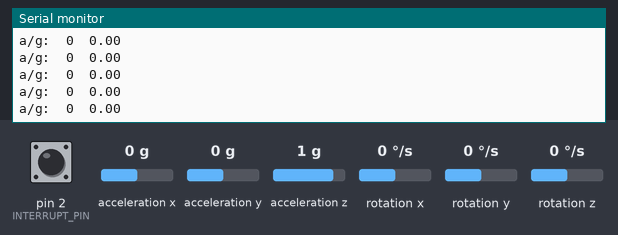
A sketch run on a simulated Arduino Uno, built with avr-gcc and run on an emulated ATmega328P. Parts: the last lines printed to the serial monitor. Inputs (shaded band) come from the test bench; at power-on: acceleration x 0 g, pin 2 (INTERRUPT_PIN) LOW, acceleration y 0 g, acceleration z 1 g, rotation x 0 °/s, rotation y 0 °/s, rotation z 0 °/s. The sensor or clock chip raises its interrupt line as the real part does.

Above: at 1.7 s.
1.8 s: acceleration x set to 0.8 g
At 2.3 s:
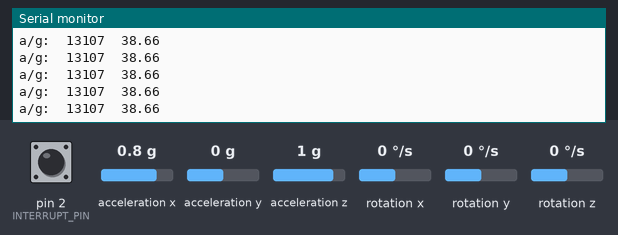
4.8 s: acceleration x set to 0 g
At 5.3 s:
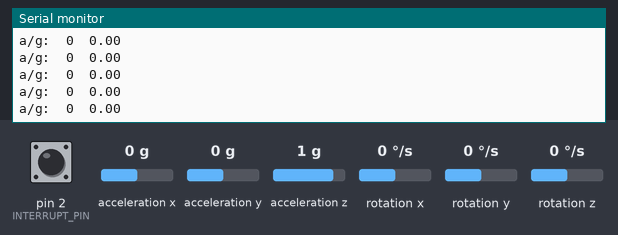
7.8 s: acceleration x set to -1.4 g
At 8.3 s:
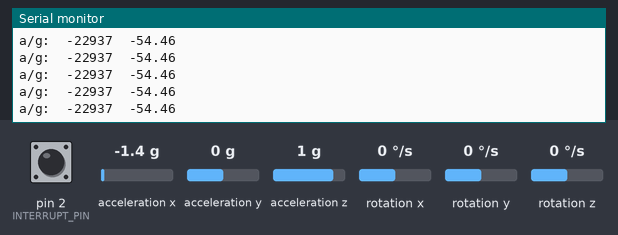
10.8 s: acceleration x set to 1.4 g
At 11.3 s:
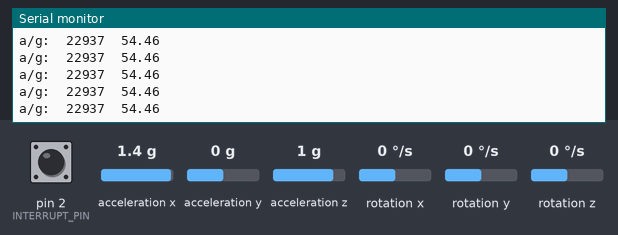
13.8 s: acceleration x set to -0.8 g
At 14.9 s:
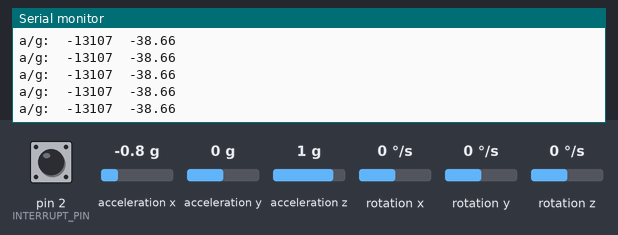
Timing chart, 0 to 16.8 s (numbered marks = the images above; inputs shaded):
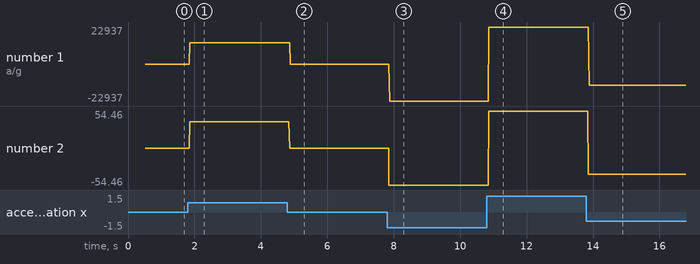

Measured:
- after the input at 1.8 s, the serial monitor: prints a new line after 0.05 s (image 1)
- after the input at 4.8 s, the serial monitor: prints a new line after 0.07 s (image 2)
- after the input at 7.8 s, the serial monitor: prints a new line after 0.06 s (image 3)
- after the input at 10.8 s, the serial monitor: prints a new line after 0.07 s (image 4)
- after the input at 13.8 s, the serial monitor: prints a new line after 0.06 s (image 5)
- plotted number 1: 0 → 13107 after the input at 1.8 s, 0 → -22937 after the input at 7.8 s, -22937 → 22937 after the input at 10.8 s, 22937 → -13107 after the input at 13.8 s
- plotted number 2: 0 → 38.66 after the input at 1.8 s, 0 → -54.46 after the input at 7.8 s, -54.46 → 54.46 after the input at 10.8 s, 54.46 → -38.66 after the input at 13.8 s

The sketch:

IMU_RAW.ino
```cpp
// I2C device class (I2Cdev) demonstration Arduino sketch for MPU6050 class
// 10/7/2011 by Jeff Rowberg <jeff@rowberg.net>
// Updates should (hopefully) always be available at https://github.com/jrowberg/i2cdevlib
//
// Changelog:
//      2013-05-08 - added multiple output formats
//                 - added seamless Fastwire support
//      2011-10-07 - initial release

/* ============================================
I2Cdev device library code is placed under the MIT license
Copyright (c) 2011 Jeff Rowberg

Permission is hereby granted, free of charge, to any person obtaining a copy
of this software and associated documentation files (the "Software"), to deal
in the Software without restriction, including without limitation the rights
to use, copy, modify, merge, publish, distribute, sublicense, and/or sell
copies of the Software, and to permit persons to whom the Software is
furnished to do so, subject to the following conditions:

The above copyright notice and this permission notice shall be included in
all copies or substantial portions of the Software.

THE SOFTWARE IS PROVIDED "AS IS", WITHOUT WARRANTY OF ANY KIND, EXPRESS OR
IMPLIED, INCLUDING BUT NOT LIMITED TO THE WARRANTIES OF MERCHANTABILITY,
FITNESS FOR A PARTICULAR PURPOSE AND NONINFRINGEMENT. IN NO EVENT SHALL THE
AUTHORS OR COPYRIGHT HOLDERS BE LIABLE FOR ANY CLAIM, DAMAGES OR OTHER
LIABILITY, WHETHER IN AN ACTION OF CONTRACT, TORT OR OTHERWISE, ARISING FROM,
OUT OF OR IN CONNECTION WITH THE SOFTWARE OR THE USE OR OTHER DEALINGS IN
THE SOFTWARE.
===============================================
*/

// I2Cdev and MPU6050 must be installed as libraries, or else the .cpp/.h files
// for both classes must be in the include path of your project
#include "I2Cdev.h"
//#include "MPU6050.h"
#include "MPU6050_6Axis_MotionApps20.h"

#define INTERRUPT_PIN 2
// class default I2C address is 0x68
// specific I2C addresses may be passed as a parameter here
// AD0 low = 0x68 (default for InvenSense evaluation board)
// AD0 high = 0x69
MPU6050 mpu;

Quaternion q;           // [w, x, y, z]         quaternion container
VectorFloat gravity;    // [x, y, z]            gravity vector

//MPU6050 accelgyro(0x69); // <-- use for AD0 high
uint8_t mpuIntStatus;   // holds actual interrupt status byte from MPU
uint8_t fifoBuffer[64]; // FIFO storage buffer

int16_t ax, ay, az;
int16_t gx, gy, gz;

float mpu_data[3];           // [yaw, pitch, roll]   yaw/pitch/roll container and gravity vector

//           offset:            Ax,Ay,Az,gx,gy,gz
const int16_t mpu_offset[6] = { -1646, 852, 1028, -48, 64, -18 };

volatile bool mpuInterrupt = false;
void dmpDataReady() {
    mpuInterrupt = true;
}
long unsigned int time_period = 0;

// uncomment "OUTPUT_READABLE_ACCELGYRO" if you want to see a tab-separated
// list of the accel X/Y/Z and then gyro X/Y/Z values in decimal. Easy to read,
// not so easy to parse, and slow(er) over UART.
#define OUTPUT_READABLE_ACCELGYRO

bool blinkState = false;

void setup() {
    Serial.begin(9600);

    // initialize device
    Serial.println("Initializing I2C devices...");
    mpu.initialize();

    pinMode(INTERRUPT_PIN, INPUT);
    mpu.dmpInitialize();

    mpu.setXAccelOffset(mpu_offset[1]);
    mpu.setYAccelOffset(mpu_offset[2]);
    mpu.setZAccelOffset(mpu_offset[3]);
    mpu.setXGyroOffset(mpu_offset[4]);
    mpu.setYGyroOffset(mpu_offset[5]);
    mpu.setZGyroOffset(mpu_offset[6]);

    mpu.CalibrateAccel(6);
    mpu.CalibrateGyro(6);
    mpu.PrintActiveOffsets();
    mpu.setDMPEnabled(true);

    attachInterrupt(digitalPinToInterrupt(INTERRUPT_PIN), dmpDataReady, RISING);
    mpuIntStatus = mpu.getIntStatus();

}

void loop() {
    // read raw accel/gyro measurements from device
    mpu.getMotion6(&ax, &ay, &az, &gx, &gy, &gz);
    mpu_get_data();

    // these methods (and a few others) are also available
    //accelgyro.getAcceleration(&ax, &ay, &az);
    //accelgyro.getRotation(&gx, &gy, &gz);

    // display tab-separated accel/gyro x/y/z values
    Serial.print("a/g:\t");
    Serial.print(ax); Serial.print("\t");
    Serial.println(mpu_data[1] * 180 / M_PI);

    /*
    Serial.print(ay); Serial.print("\t");
    Serial.print(az); Serial.print("\t");
    Serial.print(gx); Serial.print("\t");
    Serial.print(gy); Serial.print("\t");
    Serial.println(gz);*/

}

inline void mpu_get_data(void)
{
    if (mpu.dmpGetCurrentFIFOPacket(fifoBuffer))
    {
        mpu.dmpGetQuaternion(&q, fifoBuffer);
        mpu.dmpGetGravity(&gravity, &q);
        mpu.dmpGetYawPitchRoll(mpu_data, &q, &gravity);
    }
}
```
